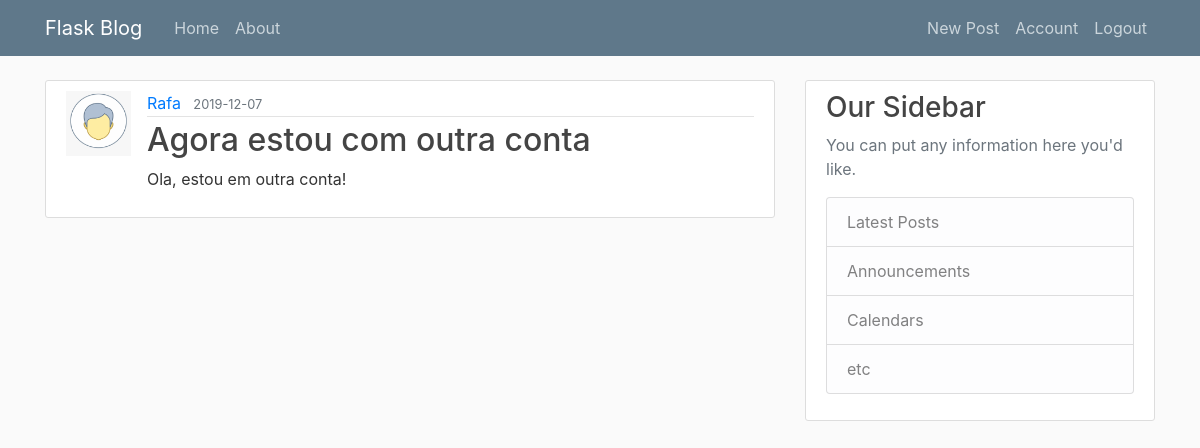
/post/3 (signed in), run on the app's committed database.
### app/models/tables.py (models this page shows, shortened)
class User(db.Model, UserMixin):
    __tablename_ = "user"
    id = db.Column(db.Integer, primary_key=True)
    username = db.Column(db.String(20), unique=True, nullable=False)
    email = db.Column(db.String(120), unique=True, nullable=False)
    image_file = db.Column(db.String(120), nullable=False, default="default.png")
    password = db.Column(db.String(60), nullable=False)
    posts = db.relationship('Post', backref="author", lazy=True)

class Post(db.Model):
    __tablename__ = "post"
    id = db.Column(db.Integer, primary_key=True)
    title = db.Column(db.String(100), nullable=False)
    date_posted = db.Column(db.DateTime, nullable=False, default=datetime.utcnow)
    content = db.Column(db.Text, nullable=False)
    user_id = db.Column(db.Integer, db.ForeignKey('user.id'), nullable=False)

### app/controllers/default.py (the view)
@app.route("/post/<int:post_id>")
@login_required
def post(post_id):
    post = Post.query.get_or_404(post_id)
    return render_template('post.html', title=post.title, post=post)

### app/models/tables.py (called while the page is built)
@login_maneger.user_loader
def load_user(user_id):
    return User.query.get(int(user_id))

### app/templates/post.html (shortened to what this page needs)
{% extends "./bases/firstLayout.html" %}
{% block content%}
    <article class="media content-section">
        <img class="'rounded-circle article-img" src="{{ url_for('static', filename='profiles_pic/' + post.author.image_file) }}">
        <div class="media-body">
            <div class="article-metadata">
                <a class="mr-2" href="{{ url_for('user_posts', username=post.author.username) }}">{{ post.author.username }}</a>
                <small class="text-muted">{{ post.date_posted.strftime('%Y-%m-%d') }}</small>
            </div>
            <h2 class="article-title">{{ post.title }}</h2>
            <p class="article-content">{{ post.content }}</p>
        </div>
    </article>
{% endblock content %}

### app/static/css/main.css (style rules this page uses)
body { background: #fafafa; color: #333333; margin-top: 5rem; }
h1, h2, h3, h4, h5, h6 { color: #444444; }
.content-section { background: #ffffff; padding: 10px 20px; border: 1px solid #dddddd; border-radius: 3px; margin-bottom: 20px; }
.article-title { color: #444444; }
.article-content { white-space: pre-line; }
.article-img { height: 65px; width: 65px; margin-right: 16px; }
.article-metadata { padding-bottom: 1px; margin-bottom: 4px; border-bottom: 1px solid #e3e3e3 }

### data on the page
User: image_file (placeholder picture), author.username "Rafa"
Post: date_posted "2019-12-07", title "Agora estou com outra conta", content "Ola, estou em outra conta!"
